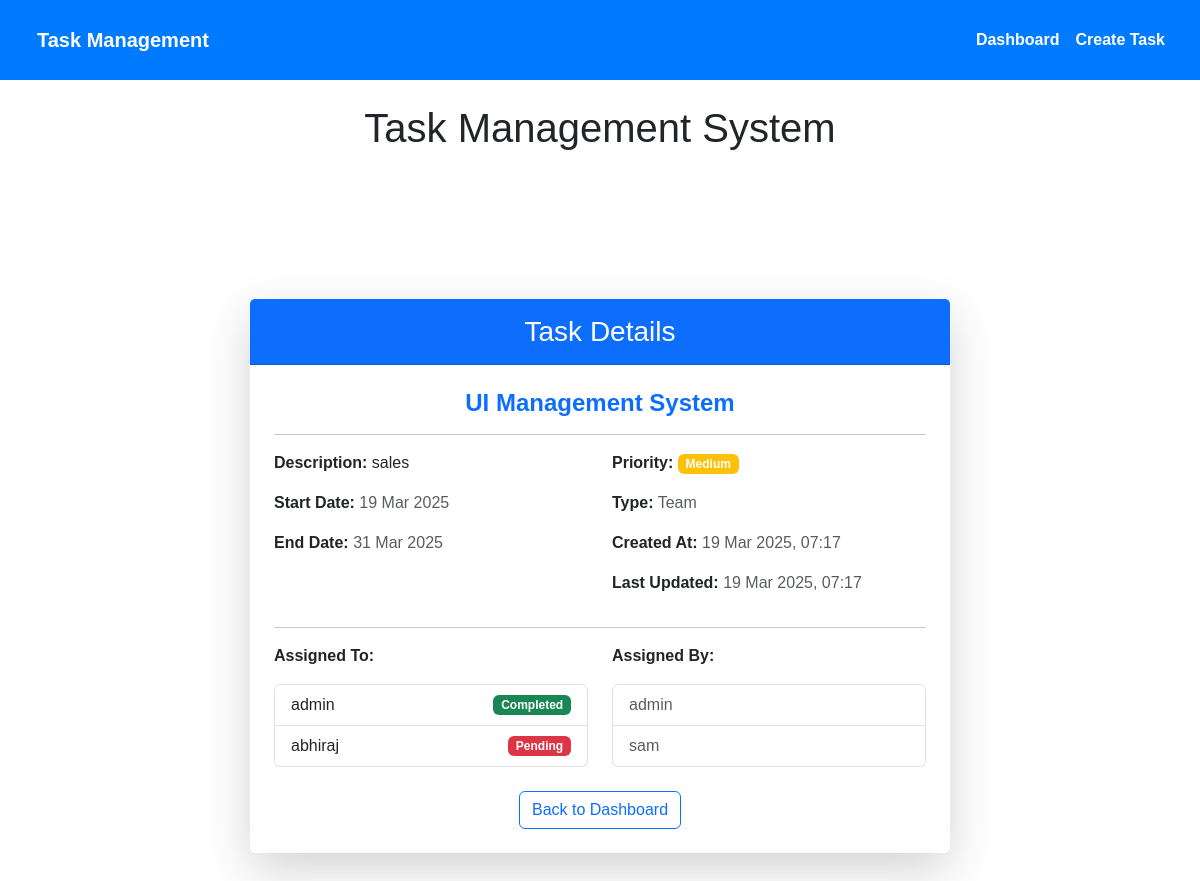
The app's page /task/1/ (signed in) with its own data.
### task/models.py (models this page shows, shortened)
class Task(models.Model):
    TASK_PRIORITY_CHOICES = [
        ('High', 'High'),
        ('Medium', 'Medium'),
        ('Low', 'Low')
    ]
    TASK_TYPE_CHOICES = [
        ('Individual', 'Individual'),
        ('Team', 'Team')
    ]
    task_id = models.AutoField(primary_key=True)
    task_title = models.CharField(max_length=100, help_text="The title of the task")
    task_description = models.CharField(max_length=300, help_text="A brief description of the task")
    task_priority = models.CharField(max_length=200, choices=TASK_PRIORITY_CHOICES, default='Medium',
                                    help_text="The priority level of the task")
    start_date = models.DateField(help_text="The start date of the task")
    end_date = models.DateField(help_text="The end date of the task")
    task_type = models.CharField(max_length=50, choices=TASK_TYPE_CHOICES, default='Individual',
                                help_text="The type of task (Individual or Team)")
    created_at = models.DateTimeField(auto_now_add=True, help_text="The date the task was created")
    updated_at = models.DateTimeField(auto_now=True, help_text="The date the task was last updated")

class TaskAssignment(models.Model):
    STATUS_CHOICES = [
        ('Pending', 'Pending'),
        ('In Progress', 'In Progress'),
        ('Completed', 'Completed')
    ]
    assignment_id = models.AutoField(primary_key=True)
    task = models.ForeignKey(Task, on_delete=models.CASCADE, related_name='assignments',
                            help_text="The task being assigned")
    employee = models.ForeignKey(Employee, on_delete=models.CASCADE, related_name='assigned_tasks',
                                help_text="The employee to whom the task is assigned")
    assigned_by = models.ForeignKey(User, on_delete=models.CASCADE, related_name='tasks_assigned',
                                   help_text="The user who assigned the task")
    assigned_date = models.DateTimeField(auto_now_add=True, help_text="The date the task was assigned")
    status = models.CharField(max_length=200, choices=STATUS_CHOICES, default='Pending',
                             help_text="The current status of the task")
    completed_at = models.DateTimeField(null=True, blank=True, help_text="The date the task was completed")

class Employee(models.Model):
    user = models.OneToOneField(User, on_delete=models.CASCADE, related_name='employee_account')
    employee_id = models.CharField(max_length=50, unique=True, blank=True, help_text="Unique ID for the employee")
    joining_date = models.DateField(null=True, blank=True, help_text="The date the employee joined")

### task/views.py (the view)
# urls.py: path('task/<int:assignment_id>/', views.task_detail, name='task_detail'),
@login_required
def task_detail(request, assignment_id):
    task = get_object_or_404(Task, task_id=assignment_id)  # Use task_id instead of id
    return render(request, 'task_detail.html', {'task': task})

### task/templates/task_detail.html (shortened to what this page needs)
{% extends "base.html" %}
{% load static %}
{% block content %}
<div class="container d-flex justify-content-center align-items-center min-vh-100">
    <div class="card shadow-lg border-0 rounded-lg" style="max-width: 700px; width: 100%;">
        <div class="card-header bg-primary text-white text-center py-3">
            <h3 class="mb-0"> Task Details</h3>
        </div>
        <div class="card-body p-4">
            <h4 class="text-center text-primary fw-bold">{{ task.task_title }}</h4>
            <hr>
            <div class="row">
                <div class="col-md-6">
                    <p><strong>Description:</strong> {{ task.task_description }}</p>
                    <p><strong>Start Date:</strong> <span class="text-muted">{{ task.start_date|date:"d M Y" }}</span></p>
                    <p><strong>End Date:</strong> <span class="text-muted">{{ task.end_date|date:"d M Y" }}</span></p>
                </div>
                <div class="col-md-6">
                    <p><strong>Priority:</strong>
                        <span class="badge {% if task.task_priority == 'High' %}bg-danger{% elif task.task_priority == 'Medium' %}bg-warning{% else %}bg-secondary{% endif %}">
                            {{ task.task_priority }}
                        </span>
                    </p>
                    <p><strong>Type:</strong> <span class="text-muted">{{ task.task_type }}</span></p>
                    <p><strong>Created At:</strong> <span class="text-muted">{{ task.created_at|date:"d M Y, H:i" }}</span></p>
                    <p><strong>Last Updated:</strong> <span class="text-muted">{{ task.updated_at|date:"d M Y, H:i" }}</span></p>
                </div>
            </div>
            <hr>
            <div class="row">
                <div class="col-md-6">
                    <p><strong>Assigned To:</strong></p>
                    <ul class="list-group">
                        {% for assignment in task.assignments.all %}
                            <li class="list-group-item d-flex justify-content-between align-items-center">
                                <span>{{ assignment.employee.user.username }}</span>
                                <span class="badge {% if assignment.status == 'Completed' %}bg-success{% elif assignment.status == 'In Progress' %}bg-warning{% else %}bg-danger{% endif %}">
                                    {{ assignment.status }}
                                </span>
                            </li>
                        {% empty %}
                            <p class="text-muted">Not Assigned</p>
                        {% endfor %}
                    </ul>
                </div>
                <div class="col-md-6">
                    <p><strong>Assigned By:</strong></p>
                    <ul class="list-group">
                        {% for assignment in task.assignments.all %}
                            <li class="list-group-item text-muted">{{ assignment.assigned_by.username }}</li>
                        {% empty %}
                            <p class="text-muted">Unknown</p>
                        {% endfor %}
                    </ul>
                </div>
            </div>
            <div class="text-center mt-4">
                <a href="{% url 'dashboard' %}" class="btn btn-outline-primary"> Back to Dashboard</a>
            </div>
        </div>
    </div>
</div>
{% endblock %}

### task/templates/base.html (style rules this page uses)
body { font-family: Arial, sans-serif; margin: 0; padding: 0; }
.container { margin-top: 20px; }

### records on screen
Task: task_title "UI Management System", task_description "sales", start_date "19 Mar 2025", end_date "31 Mar 2025", task_priority "Medium", task_type "Team", created_at "19 Mar 2025, 07:17", updated_at "19 Mar 2025, 07:17"
TaskAssignment: employee.user.username "admin", status "Completed", assigned_by.username "admin"
TaskAssignment: employee.user.username "abhiraj", status "Pending", assigned_by.username "sam"
